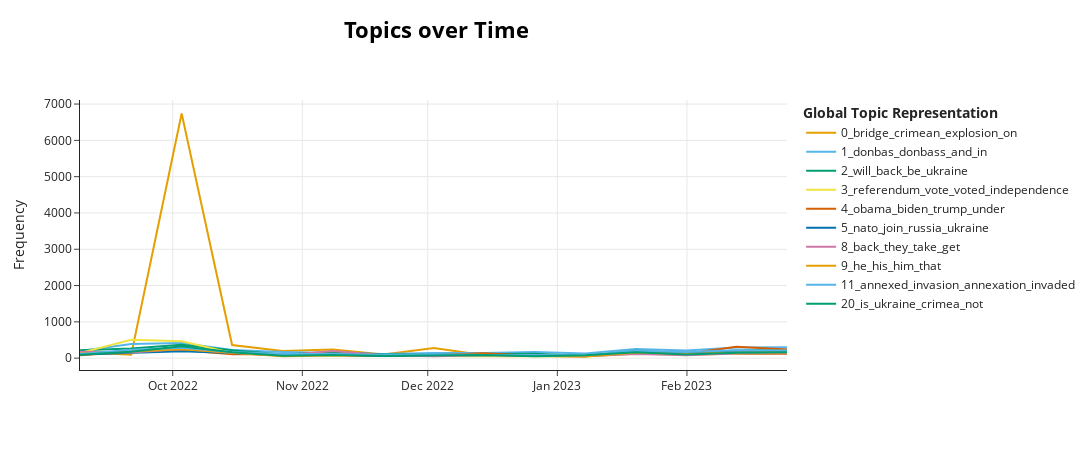

Write notebook code for a chart like this one.
### Code cell
model_tw.visualize_topics_over_time(topics_over_timetw, top_n_topics=10, normalize_frequency=False)

### Figure 1 — Plotly figure (JSON) as saved in the notebook; plotly's stock layout.template omitted (floating-point values rounded to 4 significant figures)
{"data": [{"hoverinfo": "text", "hovertext": ["<b>Topic 0</b><br>Words: bridge, kerch, crimean, the, to", "<b>Topic 0</b><br>Words: bridge, kerch, crimean, the, land", "<b>Topic 0</b><br>Words: bridge, explosion, crimean, on, kerch", "<b>Topic 0</b><br>Words: bridge, crimean, on, the, explosion", "<b>Topic 0</b><br>Words: bridge, crimean, on, the, attack", "<b>Topic 0</b><br>Words: bridge, crimean, kerch, the, on", "<b>Topic 0</b><br>Words: bridge, infrastructure, crimean, civilian, kerch", "<b>Topic 0</b><br>Words: bridge, drives, crimean, putin, across", "<b>Topic 0</b><br>Words: bridge, crimean, kerch, on, the", "<b>Topic 0</b><br>Words: bridge, crimean, kerch, the, on", "<b>Topic 0</b><br>Words: bridge, crimean, the, on, kerch", "<b>Topic 0</b><br>Words: bridge, crimean, kerch, the, explosion", "<b>Topic 0</b><br>Words: bridge, crimean, kerch, the, on", "<b>Topic 0</b><br>Words: bridge, crimean, kerch, on, the", "<b>Topic 0</b><br>Words: bridge, crimean, kerch, on, the"], "marker": {"color": "#E69F00"}, "mode": "lines", "name": "0_bridge_crimean_explosion_on", "type": "scatter", "x": ["2022-09-08T19:39:21.600000", "2022-09-21T01:36:00", "2022-10-03T03:12:00", "2022-10-15T04:48:00", "2022-10-27T06:24:00", "2022-11-08T08:00:00", "2022-11-20T09:36:00", "2022-12-02T11:12:00", "2022-12-14T12:48:00", "2022-12-26T14:24:00", "2023-01-07T16:00:00", "2023-01-19T17:36:00", "2023-01-31T19:12:00", "2023-02-12T20:48:00", "2023-02-24T22:24:00"], "y": [162, 92, 6740, 361, 196, 239, 99, 277, 77, 88, 54, 131, 102, 124, 111]}, {"hoverinfo": "text", "hovertext": ["<b>Topic 1</b><br>Words: donbas, donbass, and, the, they", "<b>Topic 1</b><br>Words: donbas, donbass, people, and, in", "<b>Topic 1</b><br>Words: donbas, donbass, and, people, russia", "<b>Topic 1</b><br>Words: donbas, donbass, and, in, the", "<b>Topic 1</b><br>Words: donbas, donbass, and, in, the", "<b>Topic 1</b><br>Words: donbas, donbass, and, in, the", "<b>Topic 1</b><br>Words: donbas, donbass, and, in, the", "<b>Topic 1</b><br>Words: donbas, donbass, and, in, russia", "<b>Topic 1</b><br>Words: donbas, donbass, and, the, of", "<b>Topic 1</b><br>Words: donbas, donbass, and, russia, people", "<b>Topic 1</b><br>Words: donbas, donbass, and, you, in", "<b>Topic 1</b><br>Words: donbas, donbass, and, the, russia", "<b>Topic 1</b><br>Words: donbas, donbass, and, the, in", "<b>Topic 1</b><br>Words: donbas, donbass, and, in, the", "<b>Topic 1</b><br>Words: donbas, donbass, and, the, people"], "marker": {"color": "#56B4E9"}, "mode": "lines", "name": "1_donbas_donbass_and_in", "type": "scatter", "x": ["2022-09-08T19:39:21.600000", "2022-09-21T01:36:00", "2022-10-03T03:12:00", "2022-10-15T04:48:00", "2022-10-27T06:24:00", "2022-11-08T08:00:00", "2022-11-20T09:36:00", "2022-12-02T11:12:00", "2022-12-14T12:48:00", "2022-12-26T14:24:00", "2023-01-07T16:00:00", "2023-01-19T17:36:00", "2023-01-31T19:12:00", "2023-02-12T20:48:00", "2023-02-24T22:24:00"], "y": [193, 390, 416, 222, 167, 139, 116, 142, 139, 170, 127, 250, 209, 293, 297]}, {"hoverinfo": "text", "hovertext": ["<b>Topic 2</b><br>Words: will, be, ukraine, back, all", "<b>Topic 2</b><br>Words: will, back, including, be, ukraine", "<b>Topic 2</b><br>Words: will, back, be, ukraine, all", "<b>Topic 2</b><br>Words: will, back, ukraine, be, all", "<b>Topic 2</b><br>Words: will, back, ukraine, be, including", "<b>Topic 2</b><br>Words: will, be, back, ukraine, all", "<b>Topic 2</b><br>Words: will, back, be, ukraine, retake", "<b>Topic 2</b><br>Words: will, back, be, ukraine, end", "<b>Topic 2</b><br>Words: will, back, including, all, ukraine", "<b>Topic 2</b><br>Words: will, back, including, ukraine, be", "<b>Topic 2</b><br>Words: will, back, be, ukraine, all", "<b>Topic 2</b><br>Words: will, back, be, ukraine, including", "<b>Topic 2</b><br>Words: will, back, ukraine, be, all", "<b>Topic 2</b><br>Words: will, back, ukraine, be, including", "<b>Topic 2</b><br>Words: will, back, be, ukraine, all"], "marker": {"color": "#009E73"}, "mode": "lines", "name": "2_will_back_be_ukraine", "type": "scatter", "x": ["2022-09-08T19:39:21.600000", "2022-09-21T01:36:00", "2022-10-03T03:12:00", "2022-10-15T04:48:00", "2022-10-27T06:24:00", "2022-11-08T08:00:00", "2022-11-20T09:36:00", "2022-12-02T11:12:00", "2022-12-14T12:48:00", "2022-12-26T14:24:00", "2023-01-07T16:00:00", "2023-01-19T17:36:00", "2023-01-31T19:12:00", "2023-02-12T20:48:00", "2023-02-24T22:24:00"], "y": [215, 266, 368, 218, 97, 166, 103, 110, 125, 118, 62, 206, 140, 208, 230]}, {"hoverinfo": "text", "hovertext": ["<b>Topic 3</b><br>Words: referendum, vote, voted, referendums, independence", "<b>Topic 3</b><br>Words: referendum, vote, voted, people, independence", "<b>Topic 3</b><br>Words: referendum, vote, voted, independence, referendums", "<b>Topic 3</b><br>Words: referendum, voted, vote, independence, in", "<b>Topic 3</b><br>Words: referendum, vote, voted, referendums, independence", "<b>Topic 3</b><br>Words: referendum, vote, voted, referendums, independence", "<b>Topic 3</b><br>Words: referendum, voted, vote, independence, in", "<b>Topic 3</b><br>Words: voted, referendum, vote, independence, in", "<b>Topic 3</b><br>Words: referendum, voted, vote, was, independence", "<b>Topic 3</b><br>Words: referendum, voted, vote, people, independence", "<b>Topic 3</b><br>Words: referendum, voted, vote, independence, people", "<b>Topic 3</b><br>Words: referendum, voted, vote, join, people", "<b>Topic 3</b><br>Words: referendum, voted, vote, independence, people", "<b>Topic 3</b><br>Words: referendum, voted, vote, independence, was", "<b>Topic 3</b><br>Words: referendum, voted, vote, independence, people"], "marker": {"color": "#F0E442"}, "mode": "lines", "name": "3_referendum_vote_voted_independence", "type": "scatter", "x": ["2022-09-08T19:39:21.600000", "2022-09-21T01:36:00", "2022-10-03T03:12:00", "2022-10-15T04:48:00", "2022-10-27T06:24:00", "2022-11-08T08:00:00", "2022-11-20T09:36:00", "2022-12-02T11:12:00", "2022-12-14T12:48:00", "2022-12-26T14:24:00", "2023-01-07T16:00:00", "2023-01-19T17:36:00", "2023-01-31T19:12:00", "2023-02-12T20:48:00", "2023-02-24T22:24:00"], "y": [138, 506, 462, 143, 77, 68, 57, 62, 54, 52, 45, 121, 105, 127, 198]}, {"hoverinfo": "text", "hovertext": ["<b>Topic 4</b><br>Words: obama, biden, trump, under, putin", "<b>Topic 4</b><br>Words: obama, biden, trump, under, putin", "<b>Topic 4</b><br>Words: obama, biden, trump, under, putin", "<b>Topic 4</b><br>Words: obama, biden, trump, under, putin", "<b>Topic 4</b><br>Words: obama, biden, trump, under, putin", "<b>Topic 4</b><br>Words: obama, biden, trump, under, putin", "<b>Topic 4</b><br>Words: obama, biden, trump, under, president", "<b>Topic 4</b><br>Words: obama, biden, trump, under, putin", "<b>Topic 4</b><br>Words: obama, biden, trump, under, putin", "<b>Topic 4</b><br>Words: obama, biden, trump, under, putin", "<b>Topic 4</b><br>Words: obama, biden, trump, under, administration", "<b>Topic 4</b><br>Words: obama, biden, trump, under, putin", "<b>Topic 4</b><br>Words: obama, biden, trump, under, putin", "<b>Topic 4</b><br>Words: obama, biden, trump, under, putin", "<b>Topic 4</b><br>Words: obama, biden, trump, under, putin"], "marker": {"color": "#D55E00"}, "mode": "lines", "name": "4_obama_biden_trump_under", "type": "scatter", "x": ["2022-09-08T19:39:21.600000", "2022-09-21T01:36:00", "2022-10-03T03:12:00", "2022-10-15T04:48:00", "2022-10-27T06:24:00", "2022-11-08T08:00:00", "2022-11-20T09:36:00", "2022-12-02T11:12:00", "2022-12-14T12:48:00", "2022-12-26T14:24:00", "2023-01-07T16:00:00", "2023-01-19T17:36:00", "2023-01-31T19:12:00", "2023-02-12T20:48:00", "2023-02-24T22:24:00"], "y": [82, 175, 226, 109, 108, 82, 59, 88, 132, 60, 55, 183, 121, 312, 235]}, {"hoverinfo": "text", "hovertext": ["<b>Topic 5</b><br>Words: nato, join, to, ukraine, russia", "<b>Topic 5</b><br>Words: nato, join, ukraine, russia, to", "<b>Topic 5</b><br>Words: nato, join, ukraine, russia, to", "<b>Topic 5</b><br>Words: nato, join, russia, and, ukraine", "<b>Topic 5</b><br>Words: nato, join, russia, and, to", "<b>Topic 5</b><br>Words: nato, join, ukraine, and, russia", "<b>Topic 5</b><br>Words: nato, join, russia, membership, and", "<b>Topic 5</b><br>Words: nato, join, ukraine, russia, and", "<b>Topic 5</b><br>Words: nato, join, eu, ukraine, to", "<b>Topic 5</b><br>Words: nato, join, to, russia, ukraine", "<b>Topic 5</b><br>Words: nato, join, and, russia, would", "<b>Topic 5</b><br>Words: nato, join, russia, and, to", "<b>Topic 5</b><br>Words: nato, join, russia, not, ukraine", "<b>Topic 5</b><br>Words: nato, join, russia, and, to", "<b>Topic 5</b><br>Words: nato, join, russia, and, to"], "marker": {"color": "#0072B2"}, "mode": "lines", "name": "5_nato_join_russia_ukraine", "type": "scatter", "x": ["2022-09-08T19:39:21.600000", "2022-09-21T01:36:00", "2022-10-03T03:12:00", "2022-10-15T04:48:00", "2022-10-27T06:24:00", "2022-11-08T08:00:00", "2022-11-20T09:36:00", "2022-12-02T11:12:00", "2022-12-14T12:48:00", "2022-12-26T14:24:00", "2023-01-07T16:00:00", "2023-01-19T17:36:00", "2023-01-31T19:12:00", "2023-02-12T20:48:00", "2023-02-24T22:24:00"], "y": [98, 149, 188, 143, 72, 94, 62, 73, 86, 63, 62, 160, 129, 172, 163]}, {"hoverinfo": "text", "hovertext": ["<b>Topic 8</b><br>Words: back, they, take, crimea, get", "<b>Topic 8</b><br>Words: back, they, take, do, get", "<b>Topic 8</b><br>Words: back, they, take, get, crimea", "<b>Topic 8</b><br>Words: back, they, take, get, crimea", "<b>Topic 8</b><br>Words: back, they, clutches, snatch, take", "<b>Topic 8</b><br>Words: they, back, take, next, get", "<b>Topic 8</b><br>Words: they, back, take, crimea, get", "<b>Topic 8</b><br>Words: they, back, take, will, we", "<b>Topic 8</b><br>Words: back, take, they, give, you", "<b>Topic 8</b><br>Words: back, take, they, shaking, anger", "<b>Topic 8</b><br>Words: back, they, take, you, crimea", "<b>Topic 8</b><br>Words: take, back, they, you, get", "<b>Topic 8</b><br>Words: back, take, they, get, will", "<b>Topic 8</b><br>Words: back, take, they, will, crimea", "<b>Topic 8</b><br>Words: back, they, take, get, will"], "marker": {"color": "#CC79A7"}, "mode": "lines", "name": "8_back_they_take_get", "type": "scatter", "x": ["2022-09-08T19:39:21.600000", "2022-09-21T01:36:00", "2022-10-03T03:12:00", "2022-10-15T04:48:00", "2022-10-27T06:24:00", "2022-11-08T08:00:00", "2022-11-20T09:36:00", "2022-12-02T11:12:00", "2022-12-14T12:48:00", "2022-12-26T14:24:00", "2023-01-07T16:00:00", "2023-01-19T17:36:00", "2023-01-31T19:12:00", "2023-02-12T20:48:00", "2023-02-24T22:24:00"], "y": [176, 154, 249, 151, 80, 199, 78, 50, 86, 61, 50, 111, 81, 131, 129]}, {"hoverinfo": "text", "hovertext": ["<b>Topic 9</b><br>Words: he, his, him, that, and", "<b>Topic 9</b><br>Words: he, his, him, that, putin", "<b>Topic 9</b><br>Words: he, him, his, putin, and", "<b>Topic 9</b><br>Words: he, his, him, putin, that", "<b>Topic 9</b><br>Words: he, his, him, that, so", "<b>Topic 9</b><br>Words: he, his, him, will, and", "<b>Topic 9</b><br>Words: he, his, him, that, and", "<b>Topic 9</b><br>Words: he, his, him, that, is", "<b>Topic 9</b><br>Words: he, his, him, and, that", "<b>Topic 9</b><br>Words: he, his, him, putin, and", "<b>Topic 9</b><br>Words: he, his, him, but, our", "<b>Topic 9</b><br>Words: he, his, him, said, that", "<b>Topic 9</b><br>Words: he, his, him, that, putin", "<b>Topic 9</b><br>Words: he, him, his, said, to", "<b>Topic 9</b><br>Words: he, his, him, that, putin"], "marker": {"color": "#E69F00"}, "mode": "lines", "name": "9_he_his_him_that", "type": "scatter", "x": ["2022-09-08T19:39:21.600000", "2022-09-21T01:36:00", "2022-10-03T03:12:00", "2022-10-15T04:48:00", "2022-10-27T06:24:00", "2022-11-08T08:00:00", "2022-11-20T09:36:00", "2022-12-02T11:12:00", "2022-12-14T12:48:00", "2022-12-26T14:24:00", "2023-01-07T16:00:00", "2023-01-19T17:36:00", "2023-01-31T19:12:00", "2023-02-12T20:48:00", "2023-02-24T22:24:00"], "y": [121, 180, 245, 148, 55, 73, 73, 81, 92, 66, 47, 158, 113, 153, 156]}, {"hoverinfo": "text", "hovertext": ["<b>Topic 11</b><br>Words: annexed, annexation, invasion, invaded, was", "<b>Topic 11</b><br>Words: annexed, annexation, invasion, invaded, russia", "<b>Topic 11</b><br>Words: annexed, invaded, invasion, annexation, russia", "<b>Topic 11</b><br>Words: annexed, invaded, invasion, annexation, russia", "<b>Topic 11</b><br>Words: annexed, annexation, invasion, invaded, russia", "<b>Topic 11</b><br>Words: annexed, invaded, invasion, annexation, russia", "<b>Topic 11</b><br>Words: annexed, invasion, annexation, invaded, russia", "<b>Topic 11</b><br>Words: annexed, annexation, invasion, invaded, russia", "<b>Topic 11</b><br>Words: annexed, invasion, invaded, annexation, russia", "<b>Topic 11</b><br>Words: invasion, annexed, invaded, annexation, russia", "<b>Topic 11</b><br>Words: annexed, invasion, invaded, annexation, russia", "<b>Topic 11</b><br>Words: annexed, invaded, invasion, annexation, russia", "<b>Topic 11</b><br>Words: annexed, annexation, invaded, invasion, linked", "<b>Topic 11</b><br>Words: invasion, annexed, invaded, annexation, russia", "<b>Topic 11</b><br>Words: annexed, annexation, invasion, invaded, was"], "marker": {"color": "#56B4E9"}, "mode": "lines", "name": "11_annexed_invasion_annexation_invaded", "type": "scatter", "x": ["2022-09-08T19:39:21.600000", "2022-09-21T01:36:00", "2022-10-03T03:12:00", "2022-10-15T04:48:00", "2022-10-27T06:24:00", "2022-11-08T08:00:00", "2022-11-20T09:36:00", "2022-12-02T11:12:00", "2022-12-14T12:48:00", "2022-12-26T14:24:00", "2023-01-07T16:00:00", "2023-01-19T17:36:00", "2023-01-31T19:12:00", "2023-02-12T20:48:00", "2023-02-24T22:24:00"], "y": [113, 234, 284, 172, 111, 113, 86, 114, 89, 82, 76, 199, 167, 220, 213]}, {"hoverinfo": "text", "hovertext": ["<b>Topic 20</b><br>Words: is, ukraine, crimea, not, russia", "<b>Topic 20</b><br>Words: is, ukraine, crimea, you, not", "<b>Topic 20</b><br>Words: is, ukraine, virginmary, prayer, crimea", "<b>Topic 20</b><br>Words: is, ukraine, crimea, core, not", "<b>Topic 20</b><br>Words: is, ukraine, hellbent, birrell, crimea", "<b>Topic 20</b><br>Words: is, ukraine, crimea, you, to", "<b>Topic 20</b><br>Words: is, ukraine, crimea, criminal, me", "<b>Topic 20</b><br>Words: is, ukraine, crimea, not, that", "<b>Topic 20</b><br>Words: is, ukraine, crimea, not, russia", "<b>Topic 20</b><br>Words: is, ukraine, crimea, of, and", "<b>Topic 20</b><br>Words: is, ukraine, crimea, state, that", "<b>Topic 20</b><br>Words: is, ukraine, crimea, not, russia", "<b>Topic 20</b><br>Words: is, ukraine, crimea, you, not", "<b>Topic 20</b><br>Words: is, ukraine, crimea, militarily, not", "<b>Topic 20</b><br>Words: is, ukraine, crimea, drop, russia"], "marker": {"color": "#009E73"}, "mode": "lines", "name": "20_is_ukraine_crimea_not", "type": "scatter", "x": ["2022-09-08T19:39:21.600000", "2022-09-21T01:36:00", "2022-10-03T03:12:00", "2022-10-15T04:48:00", "2022-10-27T06:24:00", "2022-11-08T08:00:00", "2022-11-20T09:36:00", "2022-12-02T11:12:00", "2022-12-14T12:48:00", "2022-12-26T14:24:00", "2023-01-07T16:00:00", "2023-01-19T17:36:00", "2023-01-31T19:12:00", "2023-02-12T20:48:00", "2023-02-24T22:24:00"], "y": [90, 178, 329, 164, 68, 88, 61, 75, 83, 53, 77, 160, 102, 149, 160]}], "layout": {"height": 450, "hoverlabel": {"bgcolor": "white", "font": {"family": "Rockwell", "size": 16}}, "legend": {"title": {"text": "<b>Global Topic Representation"}}, "title": {"font": {"color": "Black", "size": 22}, "text": "<b>Topics over Time</b>", "x": 0.4, "xanchor": "center", "y": 0.95, "yanchor": "top"}, "width": 1250, "xaxis": {"showgrid": true}, "yaxis": {"showgrid": true, "title": {"text": "Frequency"}}}}
